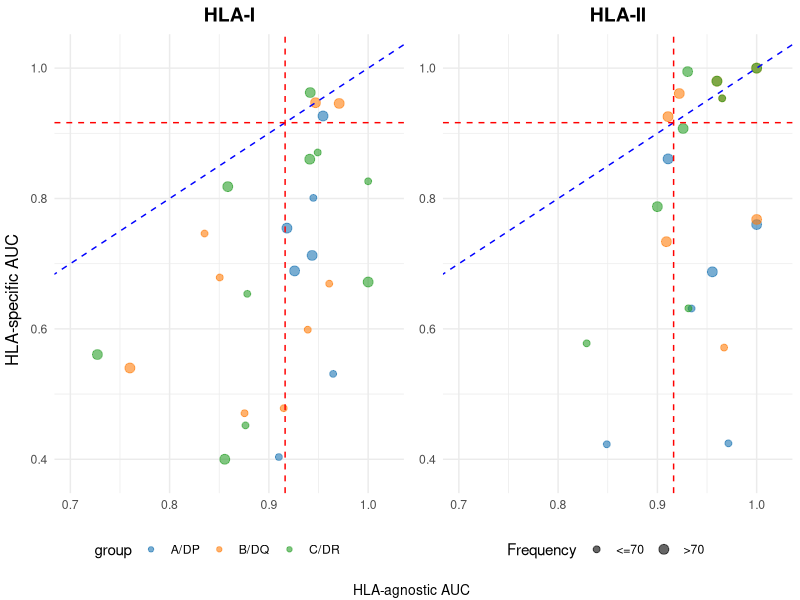
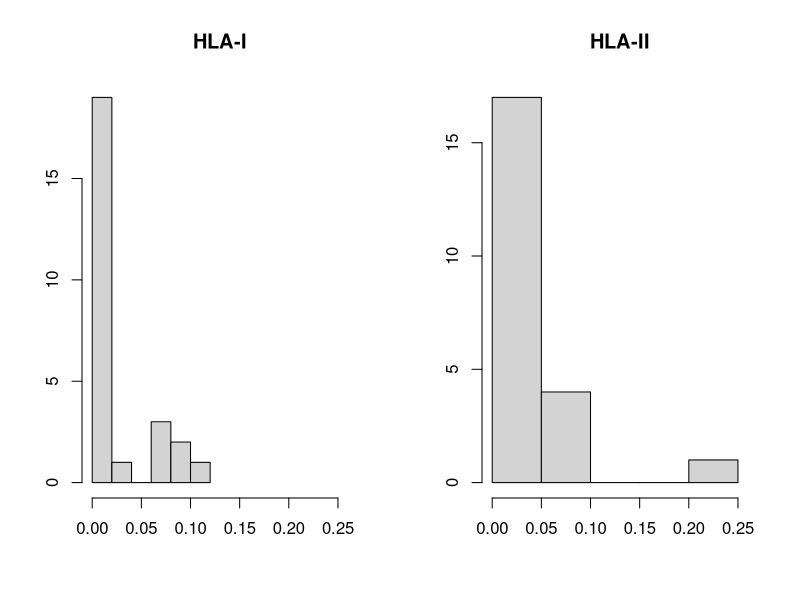
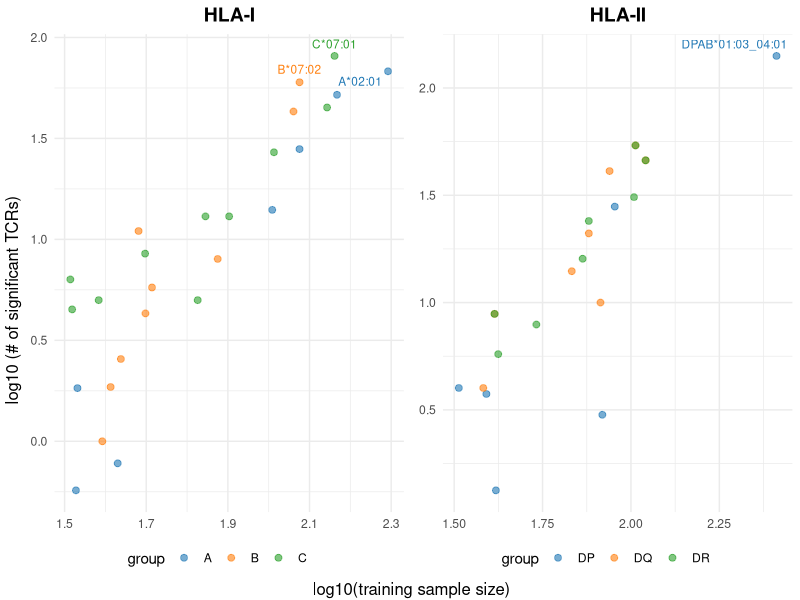

Write the R code that produced these figures, in order.

library(ggplot2)
library(dplyr)
library(ggrepel)
library(gridExtra)
library(grid)
library(readxl)


df1 = read_excel("../../codes/result_tables/Table_S1.xlsx", sheet = "HLA I")
df2 = read_excel("../../codes/result_tables/Table_S1.xlsx", sheet = "HLA II")

baseline = 0.9163461538461538
my_colors <- c("#1f77b4", "#ff7f0e", "#2ca02c")

get_legend <- function(my_plot) {
  tmp <- ggplot_gtable(ggplot_build(my_plot))
  leg <- which(sapply(tmp$grobs, function(x) x$name) == "guide-box")
  legend <- tmp$grobs[[leg]]
  return(legend)
}

df1$size_category = rep("<=70", nrow(df1))
df1$size_category[which(df1$HLA_frequency>70)] = ">70"

df2$size_category = rep("<=70", nrow(df2))
df2$size_category[which(df2$HLA_frequency>70)] = ">70"

## (A)

f1_main = ggplot(df1, aes(x = agnostic_AUC, y = specific_AUC, size = size_category, color = HLA_group, label = HLA_name)) +
  geom_point(alpha = 0.6) +
  geom_abline(intercept = 0, slope = 1, linetype = "dashed", color = "blue") +  
  geom_vline(xintercept = baseline,linetype = "dashed", color = "red") +  
  geom_hline(yintercept = baseline,linetype = "dashed", color = "red") +  
  scale_color_manual(labels =c("A/DP","B/DQ","C/DR") , values = my_colors, name = "group") +  
  scale_size_manual(
    name = "Frequency",
    values = c("<=70" = 2, ">70" = 3),  # adjust sizes as needed
    labels = c("<=70", ">70")
  ) + 
  labs(x = "all AUC", y = "specific AUC", size = "train size", title = "HLA-I") +
  ylim(0.38, 1.02) + 
  xlim(0.70, 1.02) + 
  theme_minimal()  +
  theme(plot.title = element_text(hjust = 0.5, size = 14, face="bold"),
        axis.title.x = element_blank(),
        axis.title.y = element_blank(),
        legend.position = "bottom",
        legend.box = "vertical",
        legend.spacing.y = unit(0.01, "mm") ) +
  guides(color = guide_legend(nrow = 1), 
         size = "none")



f1_main_2 = ggplot(df2, aes(x = agnostic_AUC, y = specific_AUC, size = size_category, color = HLA_group, label = HLA_name)) +
  geom_point(alpha = 0.6, show.legend = T) +
  geom_abline(intercept = 0, slope = 1, linetype = "dashed", color = "blue") +  
  geom_vline(xintercept = baseline,linetype = "dashed", color = "red") +  
  geom_hline(yintercept = baseline,linetype = "dashed", color = "red") +  
  scale_color_manual(values = my_colors) +  
  scale_size_manual(
    name = "Frequency",
    values = c("<=70" = 2, ">70" = 3),  # adjust sizes as needed
    labels = c("<=70", ">70")
  ) + 
  labs(x = "all AUC", y = "specific AUC", color = "group", size="size", title = "HLA-II") +
  ylim(0.38, 1.02) + 
  xlim(0.70, 1.02) + 
  theme_minimal()   +
  theme(plot.title = element_text(hjust = 0.5, size = 14, face="bold"),
        axis.title.x = element_blank(),
        axis.title.y = element_blank(),
        legend.position = "bottom",
        legend.box = "horizontal") +
  guides(color = "none",
         size = guide_legend(nrow = 1))


legend1 <- get_legend(f1_main)
legend2 <- get_legend(f1_main_2)

f1_main <- f1_main + theme(legend.position = "none")
f1_main_2 <- f1_main_2 + theme(legend.position = "none")

pdf("figure2_panels/Fig2A.pdf", width = 5.2, height = 3.2)

grid.arrange(
  arrangeGrob(
    f1_main, f1_main_2,
    legend1,legend2,
    nrow=2,
    heights = c(35, 4)  # Adjust heights to allocate space for the legend
  ),
  bottom = textGrob("HLA-agnostic AUC", gp = gpar(fontsize = 10)),
  left = textGrob("HLA-specific AUC", rot = 90, gp = gpar(fontsize = 12))
)

dev.off()

# (B)

pdf("figure2_panels/Fig2B.pdf", width = 6, height = 3)
par(mfrow=c(1,2))
hist(df1$prop_as_by_a, xlim = c(0, 0.26), main="HLA-I", xlab="", ylab="") 
# xlab = "Prop of sign TCRs from HLA-agnostic model\nthat are significant under HLA-specific model")
hist(df2$prop_as_by_a, xlim = c(0, 0.26), main="HLA-II", xlab="", ylab="") 
# xlab = "Prop of sign TCRs from HLA-agnostic model\nthat are significant under HLA-specific model")
dev.off()

# (C) 

pdf("figure2_panels/Fig2C.pdf", width = 5.2, height = 3.2)

i3_p1 = ggplot(df1, aes(x = log10(specific_training_size), y = log10(nTCR_specific), color = HLA_group, label = HLA_name)) +
  geom_point(alpha = 0.6, show.legend = T, size=2) +
  geom_text_repel(data=subset(df1, nTCR_specific >= 60 ), size = 3, vjust = -1, show.legend = FALSE) +  
  scale_color_manual(values = my_colors, name = "group") +  
  scale_size_continuous(range = c(3, 10)) +  
  labs(x = "all AUC", y = "specific AUC", size = "train size", title = "HLA-I") +
  theme_minimal()+
  theme(plot.title = element_text(hjust = 0.5, size = 14, face="bold"),
        axis.title.x = element_blank(),
        axis.title.y = element_blank(),
        legend.position = "bottom",
        legend.box = "vertical",
        legend.spacing.y = unit(0.01, "mm") ) +
  guides(color = guide_legend(nrow = 1), 
         size = guide_legend(nrow = 1))

i3_p2 = ggplot(df2, aes(x = log10(specific_training_size), y = log10(nTCR_specific), color = HLA_group, label = HLA_name)) +
  geom_point(alpha = 0.6, show.legend = T, size=2) +
  geom_text_repel(data=subset(df2, nTCR_specific > 60 ),size = 3, vjust = -1, show.legend = FALSE) +  
  scale_color_manual(values = my_colors, name = "group") +  
  scale_size_continuous(range = c(3, 10)) +  
  labs(x = "all AUC", y = "specific AUC", size = "train size", title = "HLA-II") +
  theme_minimal()+
  theme(plot.title = element_text(hjust = 0.5, size = 14, face="bold"),
        axis.title.x = element_blank(),
        axis.title.y = element_blank(),
        legend.position = "bottom",
        legend.box = "vertical",
        legend.spacing.y = unit(0.01, "mm") ) +
  guides(color = guide_legend(nrow = 1), 
         size = guide_legend(nrow = 1))

legend1 <- get_legend(i3_p1)
legend2 <- get_legend(i3_p2)

i3_p1 <- i3_p1 + theme(legend.position = "none")
i3_p2 <- i3_p2 + theme(legend.position = "none")

grid.arrange(
  arrangeGrob(
    i3_p1, i3_p2,
    legend1,legend2,
    nrow=2,
    heights = c(56, 4)  # Adjust heights to allocate space for the legend
  ),
  bottom = textGrob("log10(training sample size)", gp = gpar(fontsize = 12)),
  left = textGrob("log10 (# of significant TCRs)", rot = 90, gp = gpar(fontsize = 12))
)

dev.off()


sessionInfo()
q(save = "no")


